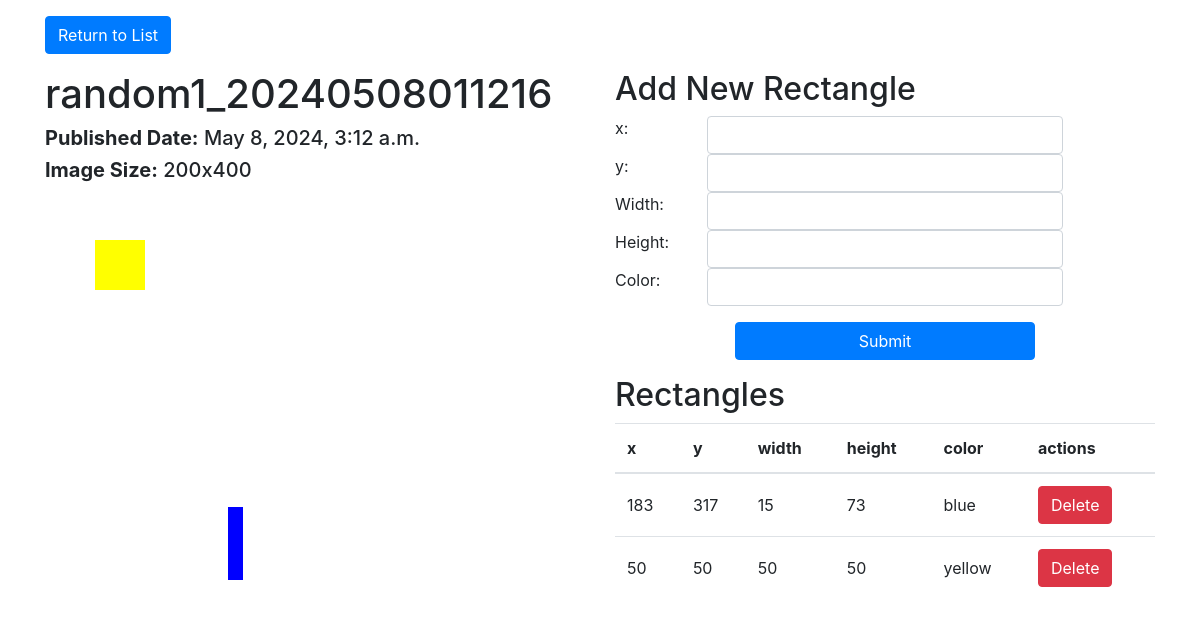
The app's page /images/view/2/ (signed in) with its own data.
### images/models.py (models this page shows, shortened)
class Image(models.Model):
    image_title = models.CharField(max_length=100)
    pub_date = models.DateTimeField('date published')
    width = models.IntegerField(default=100)
    height = models.IntegerField(default=100)
    editors = models.ManyToManyField(User, blank=True)
    tags = models.ManyToManyField(ImageTag, blank=True)
    description = models.CharField(max_length=2000, default='', blank=True)

class Rectangle(models.Model):
    image = models.ForeignKey(Image, on_delete=models.CASCADE)
    x_pos = models.IntegerField()
    y_pos = models.IntegerField()
    width = models.IntegerField()
    height = models.IntegerField()
    fill_color = models.CharField(max_length=20)
    time_added = models.DateTimeField('time added')

### images/views.py (the view)
# urls.py: path('view/<int:image_id>/', views.view_image, name='detail'),
def view_image(request, image_id):
    image = get_object_or_404(Image, pk=image_id)
    rectangles = Rectangle.objects.filter(image=image).order_by('time_added')
    context = {'image': image, 'rectangles': rectangles}
    template = loader.get_template('images/view_image.html')
    if request.user.is_superuser or request.user in image.editors.all():
        template = loader.get_template('images/edit_image.html')
    return HttpResponse(template.render(context, request))

### images/templates/images/edit_image.html (shortened to what this page needs)
<!DOCTYPE html>
<html>
<head>
    <link rel="stylesheet" href="https://stackpath.bootstrapcdn.com/bootstrap/4.5.2/css/bootstrap.min.css">
</head>
<body>
    <div class="container">
        <a href="/images" class="btn btn-primary mt-3">Return to List</a>
        <div class="row mt-3">
            <div class="col-md-6">
                <h1>{{ image.image_title }}</h1>
                <h5><b>Published Date:</b> {{ image.pub_date }}</h5>
                <h5><b>Image Size:</b> {{ image.width }}x{{ image.height }}</h5>
                <svg width="{{image.width}}" height="{{image.height}}" viewBox="0 0 {{image.width}} {{image.height}}" version="1.1" xmlns="http://www.w3.org/2000/svg">
                    {% for r in rectangles %}
                        <rect x="{{r.x_pos}}" y="{{r.y_pos}}" width="{{r.width}}" height="{{r.height}}" fill="{{r.fill_color}}"></rect>
                    {% endfor %}
                </svg>
            </div>
            <div class="col-md-6">
                <h2>Add New Rectangle</h2>
                <form action="{% url 'add_rectangle' %}" method="post" class="mb-3">
                    <div class="form-row">
                        <label for="x" class="col-md-2">x:</label>
                        <div class="col-md-8">
                            <input type="number" class="form-control" name="x">
                        </div>
                    </div>
                    <div class="form-row">
                        <label for="y" class="col-md-2">y:</label>
                        <div class="col-md-8">
                            <input type="number" class="form-control" name="y">
                        </div>
                    </div>
                    <div class="form-row">
                        <label for="width" class="col-md-2">Width:</label>
                        <div class="col-md-8">
                            <input type="number" class="form-control" name="width">
                        </div>
                    </div>
                    <div class="form-row" class="col-md-1">
                        <label for="height" class="col-md-2">Height:</label>
                        <div class="col-md-8">
                            <input type="number" class="form-control" name="height">
                        </div>
                    </div>
                    <div class="form-row">
                        <label for="color" class="col-md-2">Color:</label>
                        <div class="col-md-8">
                            <input type="text" class="form-control" name="color">
                        </div>
                    </div>
                    <div class="mx-auto mt-3" style="width: 300px">
                        <button type="submit" class="btn btn-block btn-primary">Submit</button>
                    </div>
                </form>
                <h2>Rectangles</h2>
                <table class="table">
                    <thead>
                        <tr>
                            <th scope="col">x</th>
                            <th scope="col">y</th>
                            <th scope="col">width</th>
                            <th scope="col">height</th>
                            <th scope="col">color</th>
                            <th scope="col">actions</th>
                        </tr>
                    </thead>
                    <tbody>
                        {% for r in rectangles %}
                            <tr>
                                <td>{{r.x_pos}}</td>
                                <td>{{r.y_pos}}</td>
                                <td>{{r.width}}</td>
                                <td>{{r.height}}</td>
                                <td>{{r.fill_color}}</td>
                                <td><a href="/images/edit/{{image.id}}/delete_rectangle/{{r.id}}" class="btn btn-danger">Delete</a></td>
                            </tr>
                        {% endfor %}
                    </tbody>
                </table>
            </div>
        </div>
    </div>
</body>
</html>

### images/templates/images/edit_image.html (style rules this page uses)
.table th, .table td { vertical-align: middle; }

### records on screen
Image: image_title "random1_20240508011216", pub_date "May 8, 2024, 3:12 a.m.", width "200", height "400"
Rectangle: x_pos "183", y_pos "317", width "15", height "73", fill_color "blue"
Rectangle: x_pos "50", y_pos "50", width "50", height "50", fill_color "yellow"
